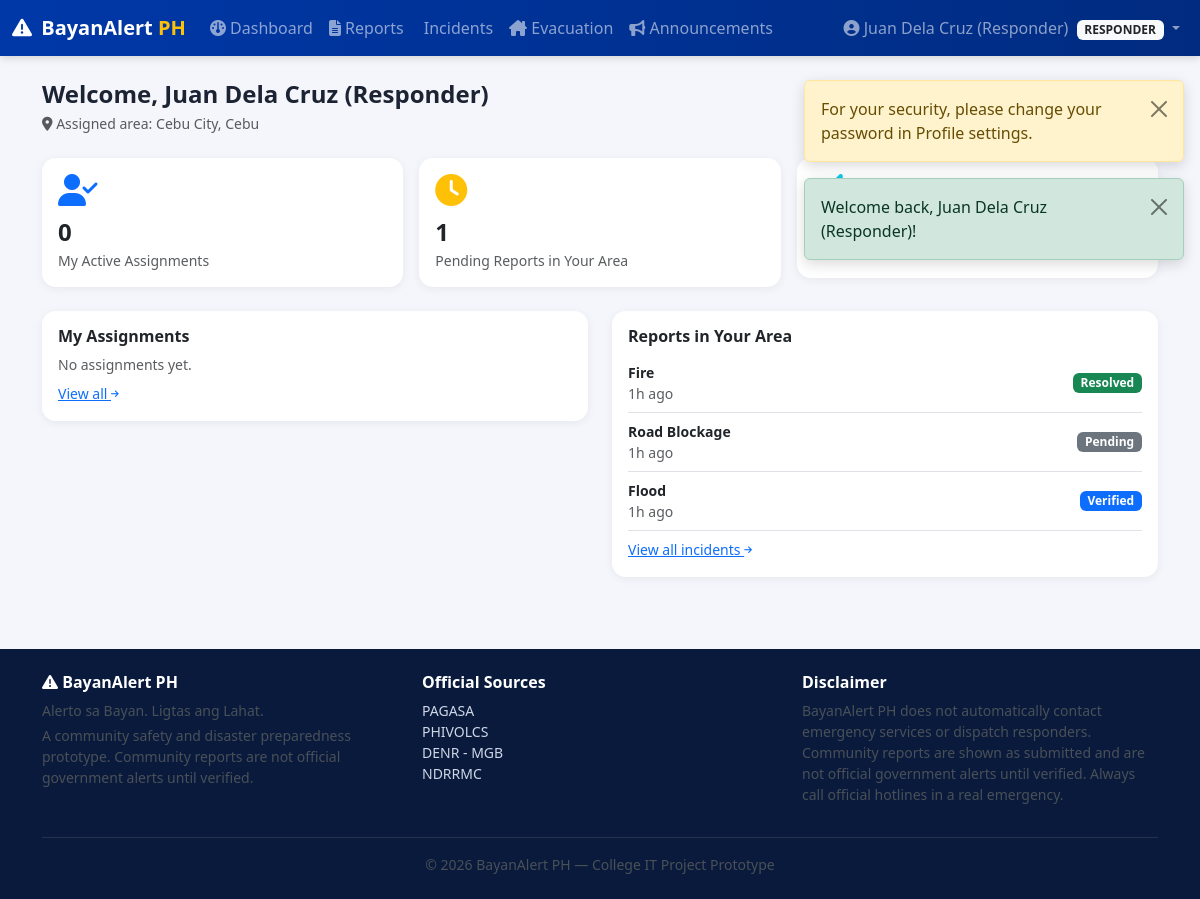
Screenshot of /responder/dashboard.php (signed in) with the database file from the repository.
### tables this page shows
CREATE TABLE incident_reports (
    id INT UNSIGNED AUTO_INCREMENT PRIMARY KEY,
    reporter_id INT UNSIGNED DEFAULT NULL,
    incident_type ENUM(
        'Flood','Fire','Road Accident','Landslide','Earthquake Damage',
        'Fallen Tree','Road Blockage','Power Outage','Missing Person',
        'Medical Emergency','Accident','Earthquake','Other'
    ) NOT NULL,
    is_sos TINYINT(1) NOT NULL DEFAULT 0,
    description TEXT DEFAULT NULL,
    location_text VARCHAR(255) DEFAULT NULL,
    province VARCHAR(100) DEFAULT NULL,
    city VARCHAR(100) DEFAULT NULL,
    barangay VARCHAR(100) DEFAULT NULL,
    latitude DECIMAL(10,7) DEFAULT NULL,
    longitude DECIMAL(10,7) DEFAULT NULL,
    severity ENUM('Low','Moderate','High','Critical') NOT NULL DEFAULT 'Moderate',
    status ENUM('Pending','Under Verification','Verified','Responding','Resolved','Rejected') NOT NULL DEFAULT 'Pending',
    assigned_to INT UNSIGNED DEFAULT NULL,
    admin_notes TEXT DEFAULT NULL,
    incident_datetime DATETIME NOT NULL,
    created_at DATETIME NOT NULL DEFAULT CURRENT_TIMESTAMP,
    updated_at DATETIME NOT NULL DEFAULT CURRENT_TIMESTAMP ON UPDATE CURRENT_TIMESTAMP,
    FOREIGN KEY (reporter_id) REFERENCES users(id) ON DELETE SET NULL,
    FOREIGN KEY (assigned_to) REFERENCES users(id) ON DELETE SET NULL,
    INDEX idx_reports_status (status),
    INDEX idx_reports_type (incident_type),
    INDEX idx_reports_location (province, city),
    INDEX idx_reports_date (created_at)
);

### includes/auth.php (called while the page is built, shortened)
<?php
require_once __DIR__ . '/functions.php';
function is_logged_in(): bool
{
    return isset($_SESSION['user_id']);
}
function current_user(): ?array
{
    return [
        'id'    => $_SESSION['user_id'],
        'name'  => $_SESSION['user_name'],
        'email' => $_SESSION['user_email'],
        'role'  => $_SESSION['user_role'],
        'province' => $_SESSION['user_province'] ?? null,
        'city'     => $_SESSION['user_city'] ?? null,
        'barangay' => $_SESSION['user_barangay'] ?? null,
    ];
}

### includes/functions.php (called while the page is built, shortened)
<?php
function e(?string $value): string
{
    return htmlspecialchars($value ?? '', ENT_QUOTES, 'UTF-8');
}
function status_badge_class(string $status): string
{
    return match ($status) {
        'Pending'            => 'bg-secondary',
        'Under Verification' => 'bg-info text-dark',
        'Verified'           => 'bg-primary',
        'Responding'         => 'bg-warning text-dark',
        'Resolved'           => 'bg-success',
        'Rejected'           => 'bg-danger',
        'Open'               => 'bg-success',
        'Full'                => 'bg-warning text-dark',
        'Closed'             => 'bg-danger',
        'Active'             => 'bg-success',
        'Inactive'           => 'bg-secondary',
        'Expired'            => 'bg-dark',
        default              => 'bg-secondary',
    };
}
function time_ago(string $datetime): string
{
    $diff = time() - strtotime($datetime);
    if ($diff < 86400) return floor($diff / 3600) . 'h ago';
    return date('M j, Y', strtotime($datetime));
}

### responder/dashboard.php (the view, shortened to what this page needs)
<?php
require_once __DIR__ . '/../includes/auth.php';
$user = current_user();
$db = getDB();
$assigned = $db->prepare("SELECT COUNT(*) FROM incident_reports WHERE assigned_to = ? AND status = 'Responding'");
$assigned->execute([$user['id']]);
$assignedCount = (int) $assigned->fetchColumn();
$pendingArea = $db->prepare("SELECT COUNT(*) FROM incident_reports WHERE city = ? AND status IN ('Pending','Under Verification')");
$pendingArea->execute([$user['city']]);
$pendingCount = (int) $pendingArea->fetchColumn();
$myAssignments = $db->prepare("SELECT * FROM incident_reports WHERE assigned_to = ? ORDER BY updated_at DESC LIMIT 8");
$myAssignments->execute([$user['id']]);
$myAssignments = $myAssignments->fetchAll();
$areaReports = $db->prepare("SELECT * FROM incident_reports WHERE city = ? ORDER BY created_at DESC LIMIT 8");
$areaReports->execute([$user['city']]);
$areaReports = $areaReports->fetchAll();
require_once __DIR__ . '/../includes/header.php';
require_once __DIR__ . '/../includes/navbar.php';
?>
<div class="container py-4">
  <h4 class="fw-bold mb-1">Welcome, <?= e($user['name']) ?></h4>
  <p class="text-muted small mb-4"><i class="fa-solid fa-location-dot"></i> Assigned area: <?= e($user['city']) ?>, <?= e($user['province']) ?></p>
  <div class="row g-3 mb-4">
    <div class="col-md-4">
      <div class="card dashboard-card"><div class="card-body">
        <i class="fa-solid fa-user-check fa-2x text-primary mb-2"></i>
        <div class="fs-4 fw-bold"><?= $assignedCount ?></div><div class="small text-muted">My Active Assignments</div>
      </div></div>
    </div>
    <div class="col-md-4">
      <div class="card dashboard-card"><div class="card-body">
        <i class="fa-solid fa-clock fa-2x text-warning mb-2"></i>
        <div class="fs-4 fw-bold"><?= $pendingCount ?></div><div class="small text-muted">Pending Reports in Your Area</div>
      </div></div>
    </div>
    <div class="col-md-4">
      <div class="card dashboard-card"><div class="card-body">
        <div class="fs-6 fw-bold">Post Updates</div>
        <a href="../admin/announcements.php" class="small">Manage announcements <i class="fa-solid fa-arrow-right fa-2xs"></i></a>
      </div></div>
    </div>
  </div>
  <div class="row g-4">
    <div class="col-lg-6">
      <div class="card dashboard-card"><div class="card-body">
        <h6 class="fw-bold">My Assignments</h6>
        <?php if (empty($myAssignments)): ?><p class="text-muted small mb-0">No assignments yet.</p>
        <?php else: foreach ($myAssignments as $r): ?>
          <div class="d-flex justify-content-between border-bottom py-2">
            <div class="small"><strong><?= e($r['incident_type']) ?></strong><br><span class="text-muted"><?= e($r['location_text'] ?: $r['city']) ?></span></div>
            <span class="badge <?= status_badge_class($r['status']) ?> align-self-center"><?= e($r['status']) ?></span>
          </div>
        <?php endforeach; endif; ?>
        <a href="reports.php" class="small d-inline-block mt-2">View all <i class="fa-solid fa-arrow-right fa-2xs"></i></a>
      </div></div>
    </div>
    <div class="col-lg-6">
      <div class="card dashboard-card"><div class="card-body">
        <h6 class="fw-bold">Reports in Your Area</h6>
        <?php if (empty($areaReports)): ?><p class="text-muted small mb-0">No reports for your area yet.</p>
        <?php else: foreach ($areaReports as $r): ?>
          <div class="d-flex justify-content-between border-bottom py-2">
            <div class="small"><strong><?= e($r['incident_type']) ?></strong><?= $r['is_sos'] ? ' <span class="badge bg-danger">SOS</span>' : '' ?><br><span class="text-muted"><?= time_ago($r['created_at']) ?></span></div>
            <span class="badge <?= status_badge_class($r['status']) ?> align-self-center"><?= e($r['status']) ?></span>
          </div>
        <?php endforeach; endif; ?>
        <a href="incidents.php" class="small d-inline-block mt-2">View all incidents <i class="fa-solid fa-arrow-right fa-2xs"></i></a>
      </div></div>
    </div>
  </div>
</div>
<?php require_once __DIR__ . '/../includes/footer.php'; ?>

### assets/css/style.css (style rules this page uses)
:root { --bayan-blue: #0038a8; --bayan-red: #ce1126; --bayan-yellow: #fcd116; --bayan-dark: #0a1a3c; }
body { font-family: 'Segoe UI', Roboto, -apple-system, sans-serif; background-color: #f4f6fb; color: #1c2333; }
.card { border-radius: 14px; }
.dashboard-card { border-radius: 14px; border: none; box-shadow: 0 2px 10px rgba(0,0,0,.06); transition: transform .15s ease; }

### rows the page displays
incident_reports: city "Cebu City", province "Cebu", incident_type "Road Blockage", created_at "1h ago", status "Pending"
incident_reports: incident_type "Fire", created_at "1h ago", status "Resolved"
incident_reports: incident_type "Flood", created_at "1h ago", status "Verified"

### other values shown
$f['message'] "For your security, please change your password in Profile settings."
$f['message'] "Welcome back, Juan Dela Cruz (Responder)!"
$user['name'] "Juan Dela Cruz (Responder)"
$role "RESPONDER"
$assignedCount "0"
$pendingCount "1"
